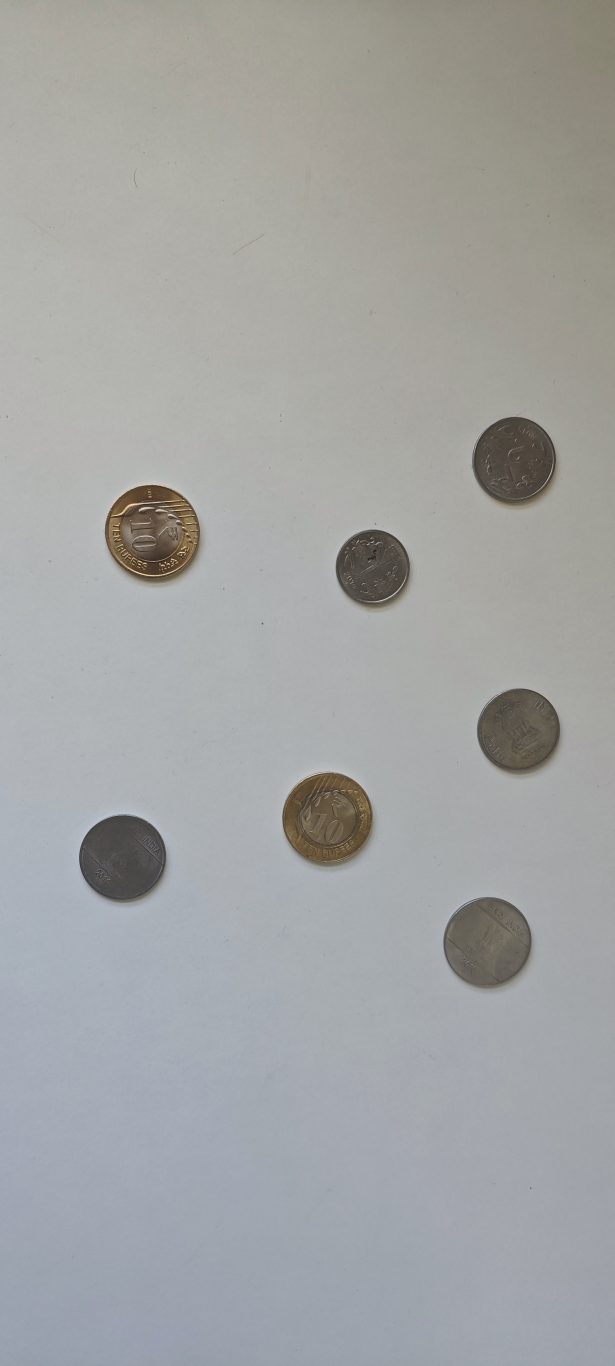
#> input picture coins1.jpg, 1844 x 4096 px (shown at 1/3 size)
$ python part1.py
#> lines starting #> are read from the running program, lines starting #| are printed output that depends on the picture; after the words box and inside, x2 and y2 are one past the last pixel; in counts of white or black regions, pixels touching at a corner belong together
import cv2
import numpy as np
import os

def preprocessing(image_name):
    """
    Preprocess the input image by converting it to grayscale, resizing it,
    applying Gaussian blur, and performing adaptive thresholding.
    """
#> called with image_name = 'coins1.jpg'
    image = cv2.imread(image_name)  # Load the image
#> image is the input picture: shape (4096, 1844, 3); mean B, G, R 163.8, 164.3, 162.8
    gray_image = cv2.cvtColor(image, cv2.COLOR_BGR2GRAY)  # Convert to grayscale

    # Scale the image to a fixed size (700 pixels for the longest dimension)
    scale = 700 / max(image.shape[:2])
#> scale = 0.171
    image = cv2.resize(image, (0, 0), fx=scale, fy=scale)
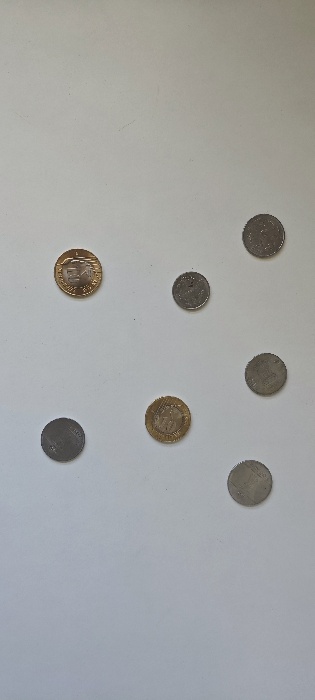
#> image: shape (700, 315, 3); mean B, G, R 163.7, 164.2, 162.7
    gray_image = cv2.resize(gray_image, (0, 0), fx=scale, fy=scale)
#> gray_image: shape (700, 315)

    # Apply Gaussian blur to reduce noise
    blurred_image = cv2.GaussianBlur(gray_image, (5, 5), 0)

    # Apply adaptive thresholding to obtain a binary image
    final_image = cv2.adaptiveThreshold(
        blurred_image, 255, cv2.ADAPTIVE_THRESH_GAUSSIAN_C,
        cv2.THRESH_BINARY_INV, 11, 2
    )
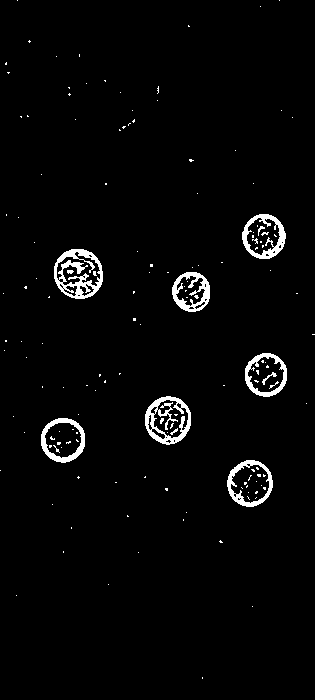
#> final_image: shape (700, 315); 2.7% white; 147 white regions (136 under 20 px)

    return image, final_image, scale  # Return color image, processed image, and scale

def check_circularity(contour, scale):
    """
    Check if a given contour represents a circular shape.
    Uses the circularity formula: Circularity = 4π * (Area / Perimeter²).
    A circularity value close to 1 indicates a perfect circle.
    """
    perimeter = cv2.arcLength(contour, True)  # Calculate contour perimeter
    area = cv2.contourArea(contour)  # Calculate contour area

    # Avoid division by zero and check circularity constraints
    if perimeter:
        circularity = 4 * np.pi * (area / (perimeter ** 2))

        # Consider contours with circularity near 1 and area greater than a threshold
        if 0.7 < circularity < 1.2 and area > 500 * (scale ** 2):
            return True

    return False

def coin_detection(image, scale):
    """
    Detects circular objects (coins) in the processed binary image.
    Filters contours based on circularity and size.
    """
    # Find external contours in the thresholded image
    contours, _ = cv2.findContours(image, cv2.RETR_EXTERNAL, cv2.CHAIN_APPROX_SIMPLE)

    # List to store valid coin contours
    shapes = [cnt for cnt in contours if check_circularity(cnt, scale)]

    return shapes

def segmentation(original_image, contours):
    """
    Segments detected coins from the original image (natural color) and saves each coin separately.
    Also, draws red contours around detected coins on the output image.
    """
    output_image = original_image.copy()
    cv2.drawContours(output_image, contours, -1, (0, 0, 255), 2)  # Draw contours in red

    for idx, contour in enumerate(contours):
        # Get bounding box coordinates
        x, y, w, h = cv2.boundingRect(contour)

        # Create a blank mask (single-channel)
        mask = np.zeros(original_image.shape[:2], dtype=np.uint8)
        cv2.drawContours(mask, [contour], -1, 255, thickness=cv2.FILLED)

        # Extract the coin region from the original colored image
        isolated_coin = cv2.bitwise_and(original_image, original_image, mask=mask)

        # Crop the coin from the extracted region
        cropped_coin = isolated_coin[y:y + h, x:x + w]

        # Save the segmented coin
        output_path = os.path.join("output_part1", f"segmented_coin_{idx}.png")
        cv2.imwrite(output_path, cropped_coin)

    return output_image

if __name__ == "__main__":
    if not os.path.exists("output_part1"):
        os.mkdir("output_part1")


    original_image, processed_image, scale = preprocessing("coins1.jpg")
#> scale = 0.171
    coin_shapes = coin_detection(processed_image, scale)
#> in coin_detection, `contours, _ = cv2.findContours(image, cv2.RETR_EXTERNAL, cv2.CHAIN_APP..`: contours = 93 contours, 86 with area under 20; largest, box (x1, y1, x2, y2) and area: (54, 249, 103, 299) 1892, (145, 396, 191, 445) 1690, (227, 460, 273, 507) 1606, (41, 418, 85, 463) 1510, (242, 214, 286, 259) 1474, (245, 353, 287, 397) 1403, (172, 272, 210, 312) 1160
#> in coin_detection, `shapes = [cnt for cnt in contours if check_circularity(cnt, scale)]`: shapes = 7 contours; box (x1, y1, x2, y2) and area: (54, 249, 103, 299) 1892, (145, 396, 191, 445) 1690, (227, 460, 273, 507) 1606, (41, 418, 85, 463) 1510, (242, 214, 286, 259) 1474, (245, 353, 287, 397) 1403, (172, 272, 210, 312) 1160
#> coin_shapes has the same summary as shapes in coin_detection

    outlined_image = segmentation(original_image, coin_shapes)
#> in segmentation, `cv2.drawContours(output_image, contours, -1, (0, 0, 255), 2)`:
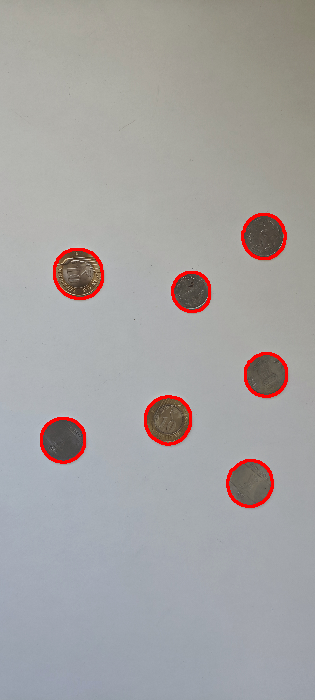
#> output_image: shape (700, 315, 3); 1.51% of pixels changed, all inside (x1, y1, x2, y2) = (40, 213, 288, 508)
#> the loop in segmentation, `for idx, contour in enumerate(contours):` made 7 passes
#> (x, y, w, h) on passes 1 to 7: (227, 460, 46, 47), (41, 418, 44, 45), (145, 396, 46, 49), (245, 353, 42, 44), (172, 272, 38, 40), (54, 249, 49, 50), (242, 214, 44, 45)
#> pass 1, in segmentation, `isolated_coin = cv2.bitwise_and(original_image, original_image, mask=m..`:
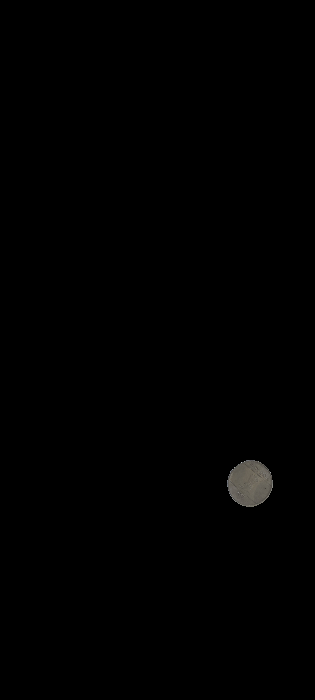
#> isolated_coin: shape (700, 315, 3); mean B, G, R 0.7, 0.8, 0.8
#> pass 1, in segmentation, `cropped_coin = isolated_coin[y:y + h, x:x + w]`:
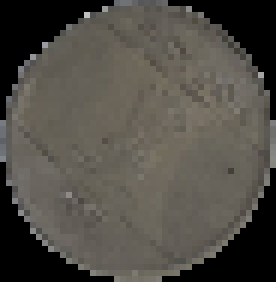
#> cropped_coin: shape (47, 46, 3) (shown 6 times larger); mean B, G, R 70.1, 76.8, 80.1
#> pass 2, in segmentation, `cropped_coin = isolated_coin[y:y + h, x:x + w]`:
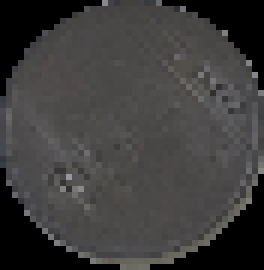
#> cropped_coin: shape (45, 44, 3) (shown 6 times larger); mean B, G, R 60.4, 61, 62.1
#> after the loop in segmentation, `for idx, contour in enumerate(contours):`:
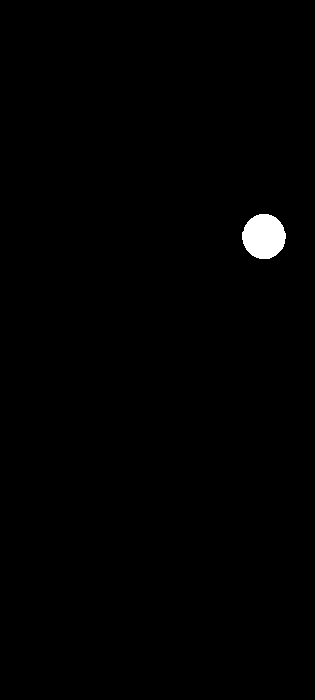
#> mask: shape (700, 315); 0.7% white; 1 white region, box (x1, y1, x2, y2) and area: (242, 214, 286, 259) 1536


    filename = os.path.join("output_part1", "outlined.png")
    cv2.imwrite(filename, outlined_image)

    print(f"The number of coins in the image are {len(coin_shapes)}")
#| The number of coins in the image are 7

$ run again, with image1.jpeg copied over coins1.jpg
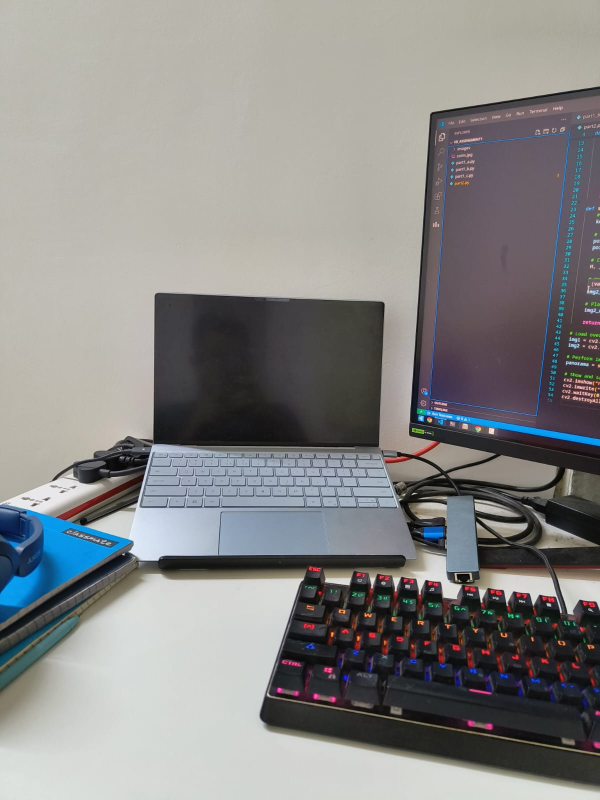
#> input picture image1.jpeg, 1200 x 1600 px (shown at 1/2 size)
#> in preprocessing, image is the input picture: shape (1600, 1200, 3); mean B, G, R 134.9, 135.7, 136.2
#> image: shape (700, 525, 3)
#> in preprocessing, `gray_image = cv2.resize(gray_image, (0, 0), fx=scale, fy=scale)`:
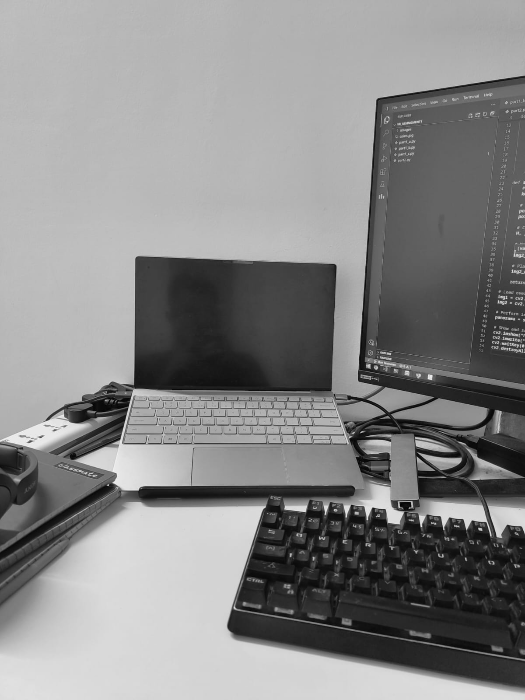
#> gray_image: shape (700, 525); min 2, max 243, mean 135.7
#> in preprocessing, `final_image = cv2.adaptiveThreshold( blurred_image, 255, cv2.ADAPTIVE_..`:
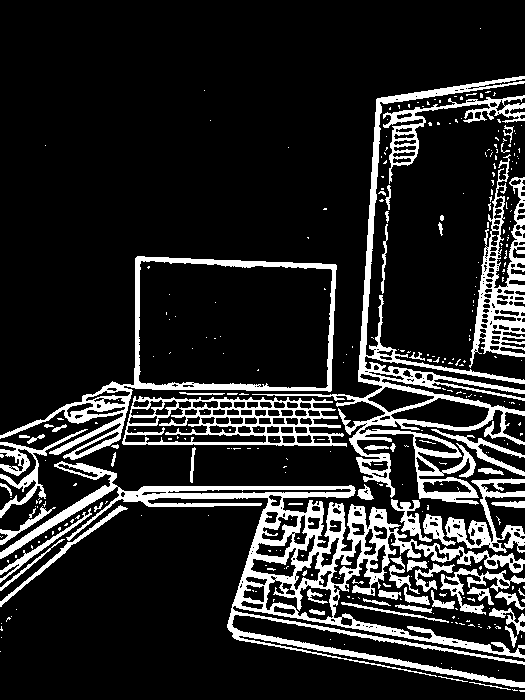
#> final_image: shape (700, 525); 15.6% white; 337 white regions (275 under 20 px)
#> `original_image, processed_image, scale = preprocessing("coins1.jpg")`: scale = 0.438
#> contours = 284 contours, 239 with area under 20; largest, box (x1, y1, x2, y2) and area: (0, 256, 337, 460) 28332, (0, 461, 525, 688) 22199, (252, 76, 525, 505) 12668, (122, 396, 347, 447) 8786, (469, 154, 525, 368) 4598
#> shapes = []
#| The number of coins in the image are 0
